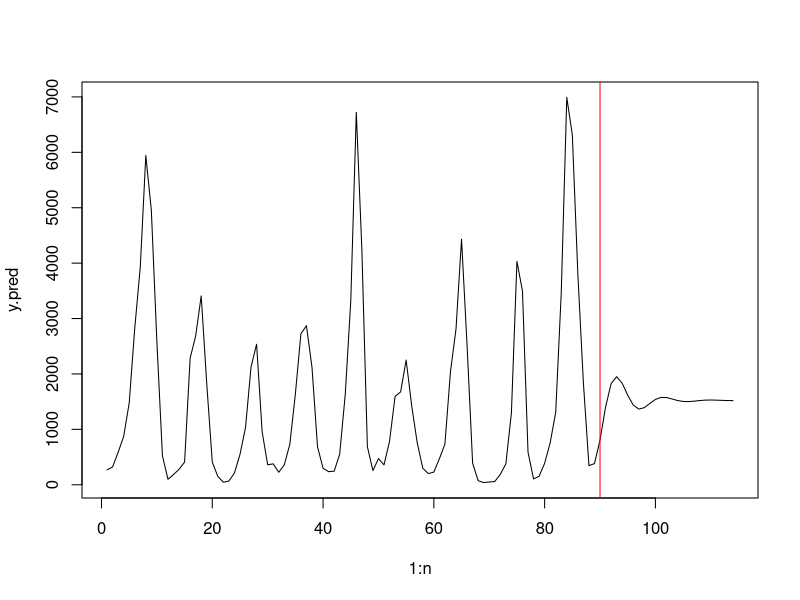
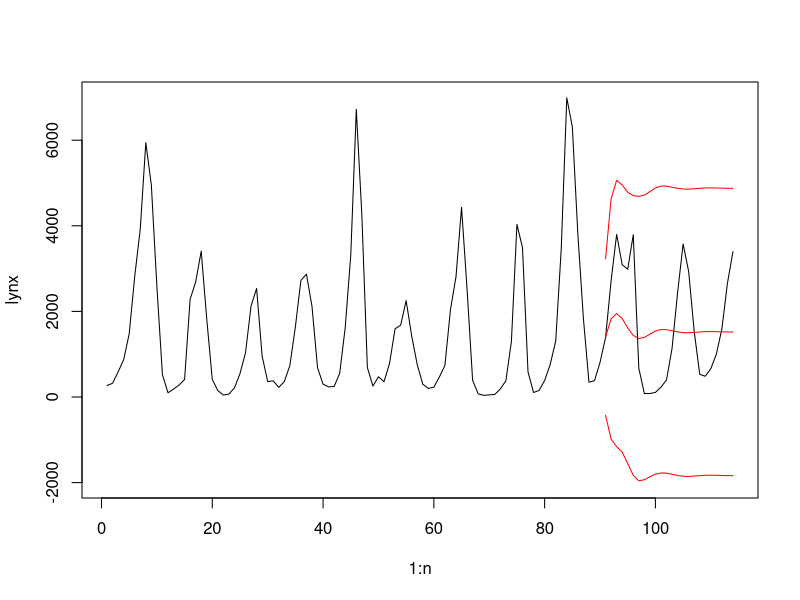
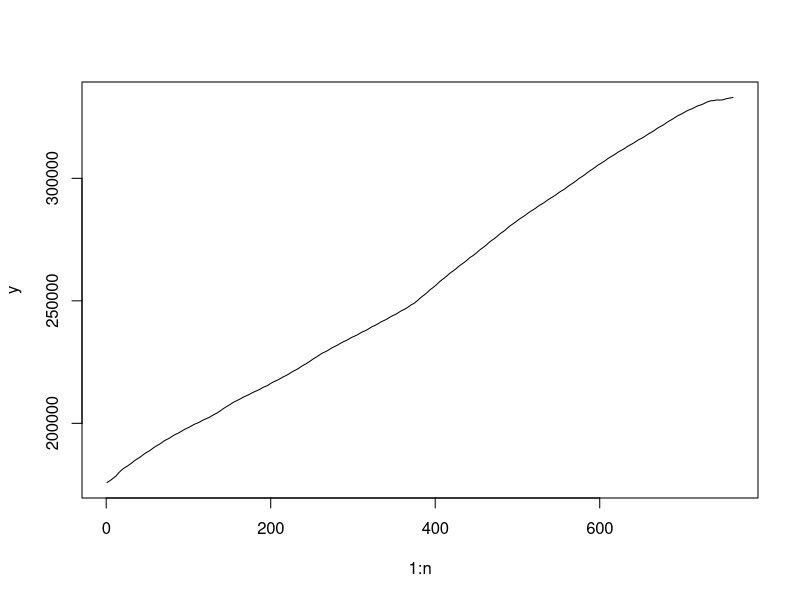
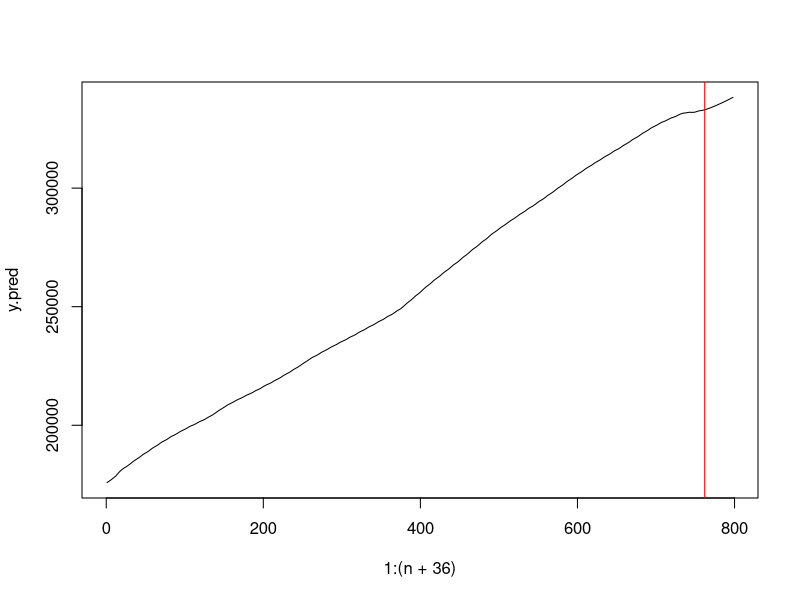
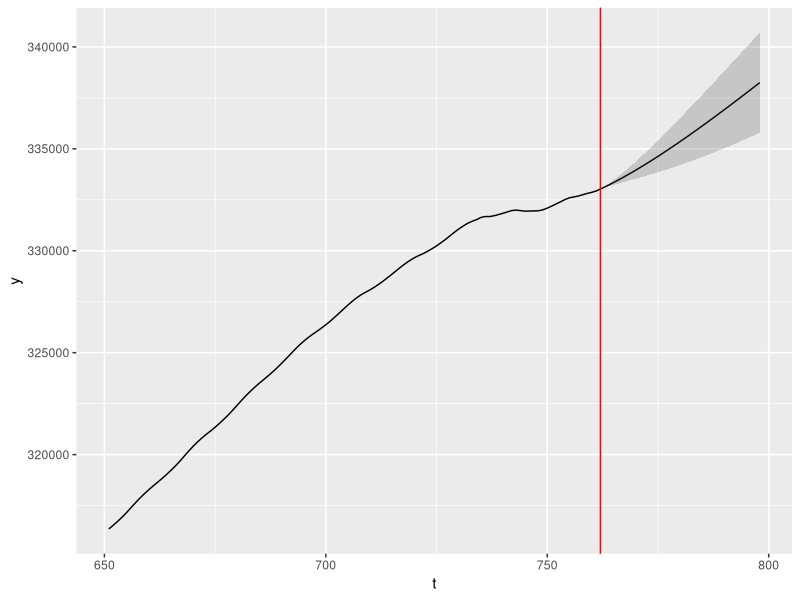
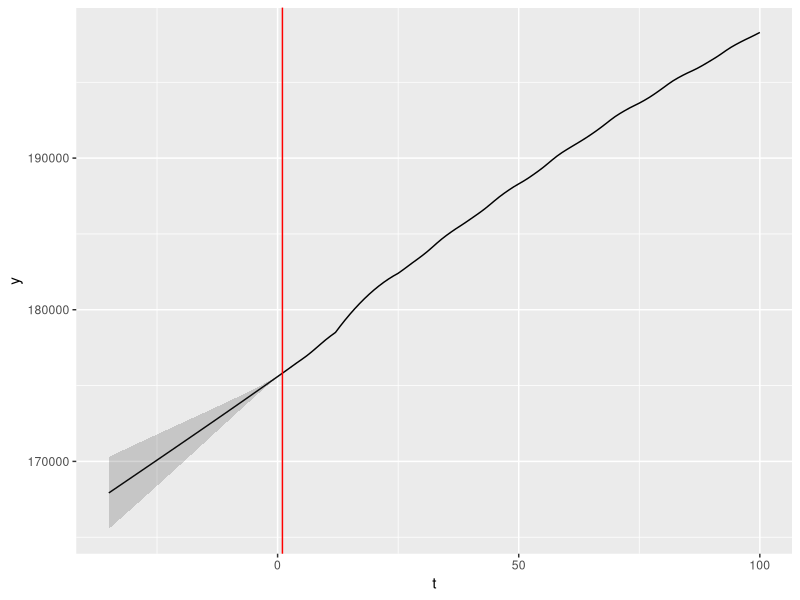
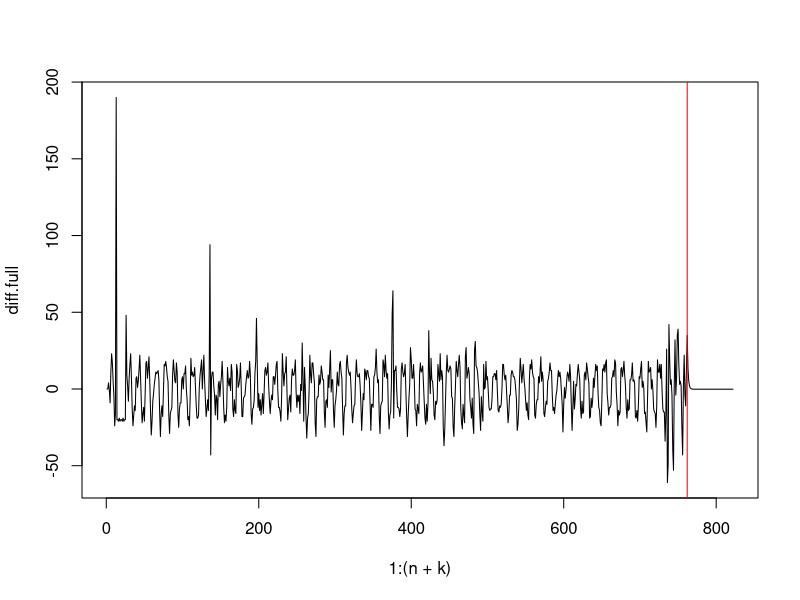
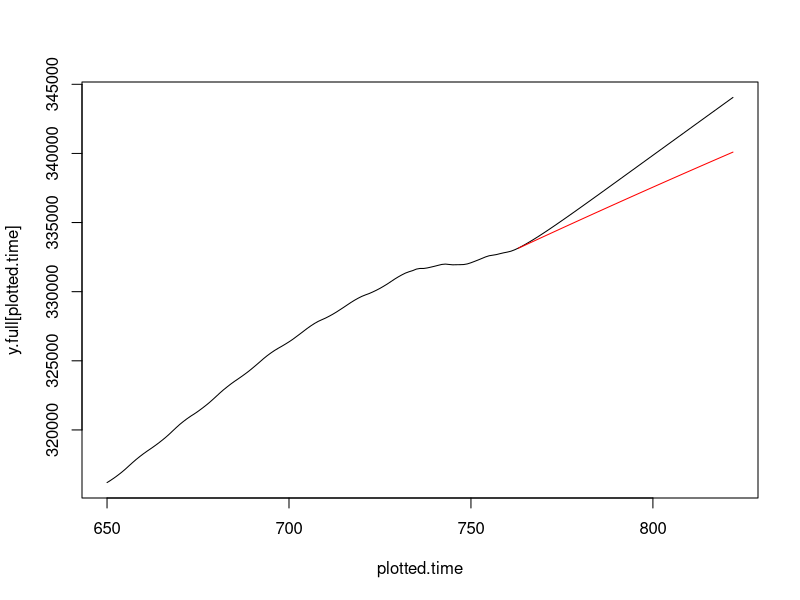

The R source for these figures, in order:
## ---- chunk 1
library(tidyverse)
set.seed(111)
## ---- chunk 2
data("lynx")
n = length(lynx) # 114
## ---- chunk 3
p = 2
Xmat = matrix(1, (90-p), 1)
for(j in 1:p)
{
   Xmat = cbind(Xmat, lynx[(p+1-j):(90-j)])
}
modar = lm(lynx[(p+1):90] ~ -1 + Xmat)
summary(modar)
## ---- chunk 4
modar$coefficients
## ---- chunk 5
sighat = sqrt((sum((modar$residuals)^2))/85) # 85=90-2*2-1
sighat
## ---- chunk 6
cov.mat = sighat^2 * solve(t(Xmat) %*% Xmat)
sd = sqrt(diag(cov.mat))
sd
## ---- chunk 7
for(i in 1:3) {
  a = as.numeric(modar$coefficients[i] + sd[i]*qt(p=.025, df=90-2*2-1))
  b = as.numeric(modar$coefficients[i] + sd[i]*qt(p=.975, df=90-2*2-1))
  print(c(a,b))
}
## ---- chunk 8
chi975 = qchisq(.975, df=90-5)
chi025 = qchisq(.025, df=90-5)
RSS = sum((modar$residuals)^2)
c(sqrt(RSS/chi975), sqrt(RSS/chi025))
## ---- chunk 9
phi0 = modar$coefficients[1]
phi1 = modar$coefficients[2]
phi2 = modar$coefficients[3]
root = polyroot(c(-phi2, -phi1, 1))[1]
r = Mod(root)
theta = Arg(root)
r
theta
## ---- chunk 10
c = as.numeric(phi0 / (1-phi1-phi2))
c
## ---- chunk 11
a = lynx[89] - c
b = ((lynx[90]-c)/r - a*cos(theta))/sin(theta)
a
b
## ---- chunk 12
pred = function(t) {
  t = t-89
  return( c + r^t * (a*cos(theta*t) + b*sin(theta*t)) )
}
## ---- chunk 13
y.pred = rep(-9999, n)
y.pred[1:90] = lynx[1:90]
for (k in 91:n) {
  y.pred[k] = sum(modar$coefficients * c(1, y.pred[k-1], y.pred[k-2]))
}

plot(1:n, y.pred, type='l')
abline(v=90, col='red')
#lines(89:n, sapply(89:n, pred), col='blue')
## ---- chunk 14
Gamhat = matrix(sighat^2, 1, 1) #this is the uncertainty for the first i.e., (n+1)^th prediction
vkp = matrix(modar$coefficients[2], 1, 1) #this is the estimate for phi1
for(i in 1:(n-90-1))
{
    covterm = Gamhat %*% vkp
    varterm = (sighat^2) + (t(vkp) %*% (Gamhat %*% vkp))
    Gamhat = cbind(Gamhat, covterm)
    Gamhat = rbind(Gamhat, c(t(covterm), varterm))
    
    if (i < p) {vkp = c(modar$coefficients[(i+2)], vkp)}
    if (i >= p) {vkp = c(0, vkp)}
}
## ---- chunk 15
predsd = sqrt(diag(Gamhat))
predsd
## ---- chunk 16
plot(1:n, lynx, type='l', ylim=c(-2000, 7000))
lines(91:n, y.pred[91:n], col='red')
predlower = y.pred[91:n] - 2*predsd
predupper = y.pred[91:n] + 2*predsd
lines(91:n, predlower, col='red')
lines(91:n, predupper, col='red')
## ---- chunk 17
pop = read.csv('POPTHM.csv')
y = pop$POPTHM
n = length(y)
## ---- chunk 18
plot(1:n, y, type='l')
## ---- chunk 19
Xmat = matrix(1, nrow=n-2, ncol=3)
Xmat[,2] = y[2:(n-1)]
Xmat[,3] = y[1:(n-2)]
modar = lm(y[3:n] ~ -1 + Xmat)
summary(modar)
## ---- chunk 20
modar$coefficients
## ---- chunk 21
sighat = sqrt((sum((modar$residuals)^2))/(n-2*2-1)) 
sighat
## ---- chunk 22
cov.mat = sighat^2 * solve(t(Xmat) %*% Xmat)
sd = sqrt(diag(cov.mat))
sd
## ---- chunk 23
for(i in 1:3) {
  a = as.numeric(modar$coefficients[i] + sd[i]*qt(p=.025, df=n-2*2-1))
  b = as.numeric(modar$coefficients[i] + sd[i]*qt(p=.975, df=n-2*2-1))
  print(c(a,b))
}
## ---- chunk 24
chi975 = qchisq(.975, df=n-5)
chi025 = qchisq(.025, df=n-5)
RSS = sum((modar$residuals)^2)
c(sqrt(RSS/chi975), sqrt(RSS/chi025))
## ---- chunk 25
phi0 = modar$coefficients[1]
phi1 = modar$coefficients[2]
phi2 = modar$coefficients[3]
roots = polyroot(c(-phi2, -phi1, 1)) # real roots
roots
alpha = Re(roots[1]) # convert to real numbers
beta = Re(roots[2])
## ---- chunk 26
c = as.numeric(phi0 / (1-phi1-phi2))
c
## ---- chunk 27
a = (beta*(y[n-1]-c) - (y[n]-c)) / (beta-alpha)
b = (-alpha*(y[n-1]-c) + (y[n]-c)) / (beta-alpha)
a
b
## ---- chunk 28
pred <- function(t) {
  t = t-(n-1)
  c + a*alpha^t + b*beta^t
}
## ---- chunk 29
y.pred = c(y, sapply((n+1):(n+36), pred))
plot(1:(n+36), y.pred, type='l')
abline(v=n, col='red')
#lines(89:n, sapply(89:n, pred), col='blue')
## ---- chunk 30
Gamhat = matrix(sighat^2, 1, 1) #this is the uncertainty for the first i.e., (n+1)^th prediction
vkp = matrix(modar$coefficients[2], 1, 1) #this is the estimate for phi1
p = 2
for(i in 1:(36-1))
{
    covterm = Gamhat %*% vkp
    varterm = (sighat^2) + (t(vkp) %*% (Gamhat %*% vkp))
    Gamhat = cbind(Gamhat, covterm)
    Gamhat = rbind(Gamhat, c(t(covterm), varterm))
    
    # update vkp
    if (i < p) {vkp = c(modar$coefficients[(i+2)], vkp)}
    if (i >= p) {vkp = c(0, vkp)}
}
## ---- chunk 31
predsd = sqrt(diag(Gamhat))
predsd
## ---- chunk 32
pred.time = (n+1):(n+36)
pred.part = sapply(pred.time, pred)
predupper = pred.part + 2*predsd
predlower = pred.part - 2*predsd
yupper = c(y, predupper)
ylower = c(y, predlower)

start = 651 # we only plot observations after this time (inclusive)
df = data.frame(
  t = start:(n+36),
  y = y.pred[start:(n+36)],
  yupper = yupper[start:(n+36)],
  ylower = ylower[start:(n+36)]
)

ggplot(df) + 
  geom_line(aes(x=t, y=y)) +
  geom_vline(xintercept = n, color='red') + 
  geom_ribbon(aes(x=t, ymin=ylower, ymax=yupper), alpha=.2)
## ---- chunk 33
Xmat = matrix(1, nrow=n-2, ncol=3)
Xmat[,2] = y[2:(n-1)]
Xmat[,3] = y[3:n]
modar.back = lm(y[1:(n-2)] ~ -1 + Xmat)
summary(modar.back)
## ---- chunk 34
modar$coefficients
## ---- chunk 35
modar.back$coefficients
## ---- chunk 36
alph0 = modar.back$coefficients[1]
alph1 = modar.back$coefficients[2]
alph2 = modar.back$coefficients[3]

-alph0/alph2
-alph1/alph2
1/alph2
## ---- chunk 37
y.full = c(rep(-9999,36), y) # y prepended with the 36 backward predictions
k = 36
while(k>0) {
  y.full[k] = sum(modar.back$coefficients * c(1, y.full[k+1], y.full[k+2]))
  k = k-1
}

sighat = sqrt((sum((modar.back$residuals)^2))/(n-2*2-1)) #note: we use modar.back here
Gamhat = matrix(sighat^2, 1, 1)
vkp = matrix(modar.back$coefficients[2], 1, 1) #note: we use modar.back here
for(i in 1:(36-1))
{
    covterm = Gamhat %*% vkp
    varterm = (sighat^2) + (t(vkp) %*% (Gamhat %*% vkp))
    Gamhat = cbind(Gamhat, covterm)
    Gamhat = rbind(Gamhat, c(t(covterm), varterm))
    
    # update vkp
    if (i < p) {vkp = c(modar.back$coefficients[(i+2)], vkp)}
    if (i >= p) {vkp = c(0, vkp)}
}
predsd = sqrt(diag(Gamhat))
predsd = rev(predsd) # reverse order because the prediction goes backwards
predsd
## ---- chunk 38
yupper = y.full + c(2*predsd, rep(0, n))
ylower = y.full - c(2*predsd, rep(0, n))
end = 100 # we only plot observations before this time
df = data.frame(
  t = (-35):end,
  y = y.full[1:(36+end)],
  yupper = yupper[1:(36+end)],
  ylower = ylower[1:(36+end)]
)

ggplot(df) + 
  geom_line(aes(x=t, y=y)) +
  geom_vline(xintercept = 1, color='red') + 
  geom_ribbon(aes(x=t, ymin=ylower, ymax=yupper), alpha=.2)
## ---- chunk 39
y = pop$POPTHM
n = length(y)
## ---- chunk 40
# fits y to AR(p) model
fit.ar = function(y, p) {
  n = length(y)
  Xmat = matrix(1, n-p, p+1)
  for(j in 1:p)
  {
     Xmat[, (j+1)] = y[(p+1-j):(n-j)]
  }
  linmod = lm(y[(p+1):n] ~ -1 + Xmat)
  return( linmod )
}

# I first used arima(y, order=c(3,0,0)), but it seems to give wrong coefficients?
## ---- chunk 41
modar = fit.ar(y, 3)
modar$coefficients
## ---- chunk 42
sqrt((sum((modar$residuals)^2))/(n-3*2-1))
## ---- chunk 43
diff = rep(0, n) # twice difference of the time series
for (i in 3:n) {
  diff[i] = y[i] - 2*y[i-1] + y[i-2]
}
d = diff[3:n]

modar.d = fit.ar(d, 1)
alpha0 = modar.d$coefficients[1] %>% as.numeric()
alpha1 = modar.d$coefficients[2] %>% as.numeric()
alpha0
alpha1
## ---- chunk 44
alpha0
alpha1 + 2 # close to phi1
-1-2*alpha1 # close to phi2
alpha1 # close to phi3
## ---- chunk 45
k = 60

# compute AR(3) predictions
y.full = c(y, rep(-9999, k))
for (t in (n+1):(n+k)) {
  phis = modar$coefficients %>% as.numeric()
  #y.full[t] = sum(as.numeric(ar3$coef) * c(y.full[t-1], y.full[t-2], y.full[t-3], 1))
  y.full[t] = sum(phis * c(1, y.full[t-1], y.full[t-2], y.full[t-3]))
}
## ---- chunk 46
linmod = lm(y ~ 1 + c(1:n))
a = linmod$coefficients[2] # slope
b = linmod$coefficients[1] # intercept
## ---- chunk 47
diff.full = c(diff, rep(-9999, k))
for (t in (n+1):(n+k)) {
  alphas = modar.d$coefficients %>% as.numeric()
  diff.full[t] = sum(alphas * c(1, diff.full[t-1]))
}
plot(1:(n+k), diff.full, type='l')
abline(v=n, col='red')
## ---- chunk 48
y.d = c(y, rep(-9999, k)) # d stands for difference
for (t in (n+1):(n+k)) {
  y.d[t] = diff.full[t] + 2*y.d[t-1] - y.d[t-2]
}
## ---- chunk 49
start = 650
plotted.time = start:(n+k)
pred.time = (n+1):(n+k)
plot(plotted.time, y.full[plotted.time], type='l')
lines(pred.time, y.d[pred.time], col='red')
## ---- chunk 50
alc = read.csv('alc.csv')
colnames(alc)[2] = 'y'
## ---- chunk 51
n.test = 48
n.train = nrow(alc) - n.test
y.train = alc$y[1:n.train]
y.test = alc$y[(n.train+1):nrow(alc)]
## ---- chunk 52
mse = rep(-1, 24)
for (p in 1:24) {
  Xmat = matrix(1, n.train-p, p+1)
  for(j in 1:p) {
     Xmat[, (j+1)] = y.train[(p+1-j):(n.train-j)]
  }
  linmod = lm(y.train[(p+1):n.train] ~ -1 + Xmat)
  
  y.pred = c(y.train, rep(-9999, n.test))
  for (t in (n.train+1):nrow(alc)) {
    y.pred[t] = sum(c(1, y.pred[(t-1):(t-p)]) * linmod$coefficients)
  }
  
  y.pred = y.pred[(n.train+1):nrow(alc)]
  mse[p] = mean((y.pred - y.test)^2)
}
## ---- chunk 53
plot(1:24, mse, type='l')
plot(12:24, mse[12:24], type='l')
## ---- chunk 54
p = 15
Xmat = matrix(1, n.train-p, p+1)
for(j in 1:p)
{
   Xmat[, (j+1)] = y.train[(p+1-j):(n.train-j)]
}
linmod = lm(y.train[(p+1):n.train] ~ -1 + Xmat)

y.pred = c(y.train, rep(-9999, n.test))
for (t in (n.train+1):nrow(alc)) {
  y.pred[t] = sum(c(1, y.pred[(t-1):(t-p)]) * linmod$coefficients)
}
pred.time = (n.train+1):nrow(alc)
y.pred = y.pred[pred.time]
plot(pred.time, y.test, type='l') # actual data
lines(pred.time, y.pred, col='red')
## ---- chunk 55
#p = 12
#ar = arima(y.train, order=c(p,0,0), method = 'ML') # why is this much slower than simply using linear regression? also, for large p, this gives errors.
#y.pred = c(y.train, rep(-9999, n.test))
#for (t in (n.train+1):nrow(alc)) {
#  y.pred[t] = sum(c(y.pred[(t-1):(t-p)], 1) * ar$coef)
#}
#plot(1:nrow(alc), y.pred, type='l', col='red')
#lines(1:nrow(alc), alc$y)
